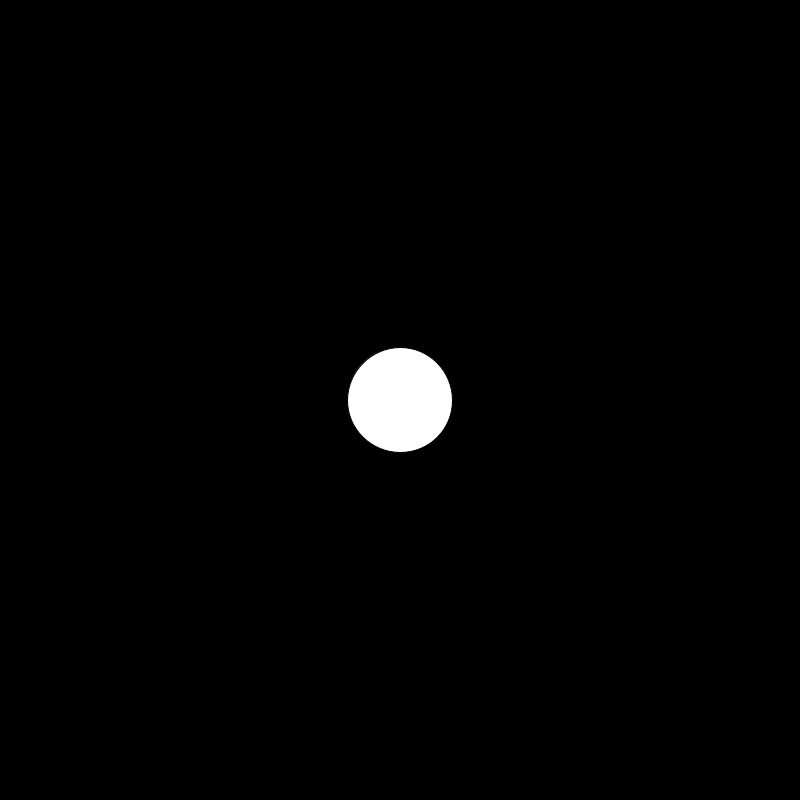
Frame 1 (no input)
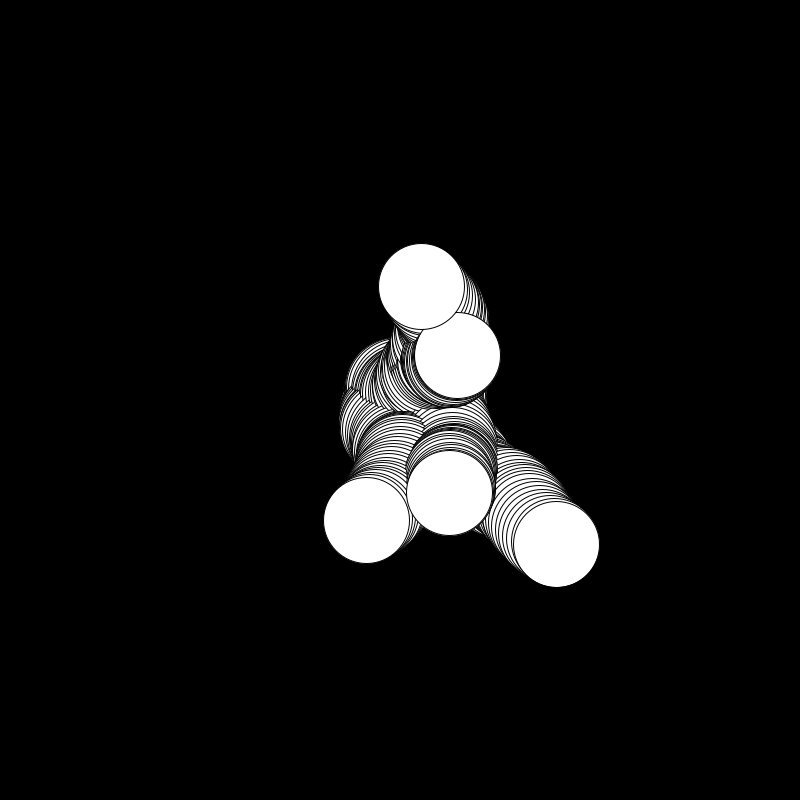
Frame 60 (the mouse pressed at the canvas centre just before this capture)
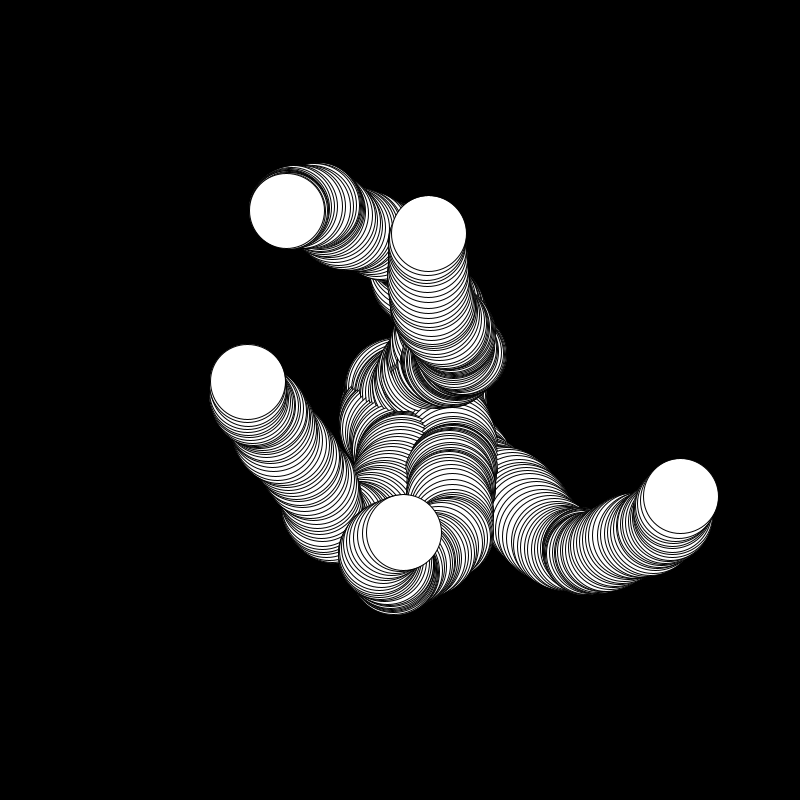
Frame 120 (the mouse held since frame 60 and released just before this capture)

The Processing sketch that drew these frames (run headless with seeded random() and noise(); from frame 60 on, the mouse is pressed at the canvas centre):

// Processing sketch: N1_5_Acceleration
// ── N1_5_Acceleration.pde
Ball[] b = new Ball[5];

void setup() {
  size(800,800);
  background(0);
  for(int i = 0; i < b.length; i++){
  b[i] = new Ball();
  }
  smooth(20);
}

void draw() {
  //background(0);
  for(int i = 0; i < b.length; i++){
  b[i].init();
  b[i].move();
  //b.detect();
  b[i].edges();
  }
}
// ── Ball.pde
class Ball {
  PVector location;
  PVector velocity;
  PVector acceleration;
  float sz, time, spd;
  Ball() {
    location = new PVector(width/2, height/2);
    velocity = new PVector(0,0); //1,3
    acceleration = new PVector(0,0);
    sz = 40;
    time = 0;
    spd = 0.005;
  }
  
void init() {
  fill(255);
  sz = noise(time);
  sz = map(sz, 0, 1,20,160);
  ellipse(location.x,location.y,sz,sz);
  time+= spd;
}

void move() {
  velocity.add(acceleration);
  location.add(velocity);
  velocity.limit(4);
  acceleration = PVector.random2D();
  
}

void edges() {
  if (location.x > width+sz/2) location.x = 0;
  if (location.x < 0-sz/2)     location.x = width;
  if (location.y > height+sz/2)location.y = 0; 
  if (location.y < 0-sz/2)     location.y = height;
}

void detect() {
  if (location.x>width-sz/2 || location.x<0+sz/2) {
    velocity.x*=-1;
  } if (location.y>height-sz/2 || location.y<0+sz/2){
    velocity.y*=-1;
  }
  }
}
